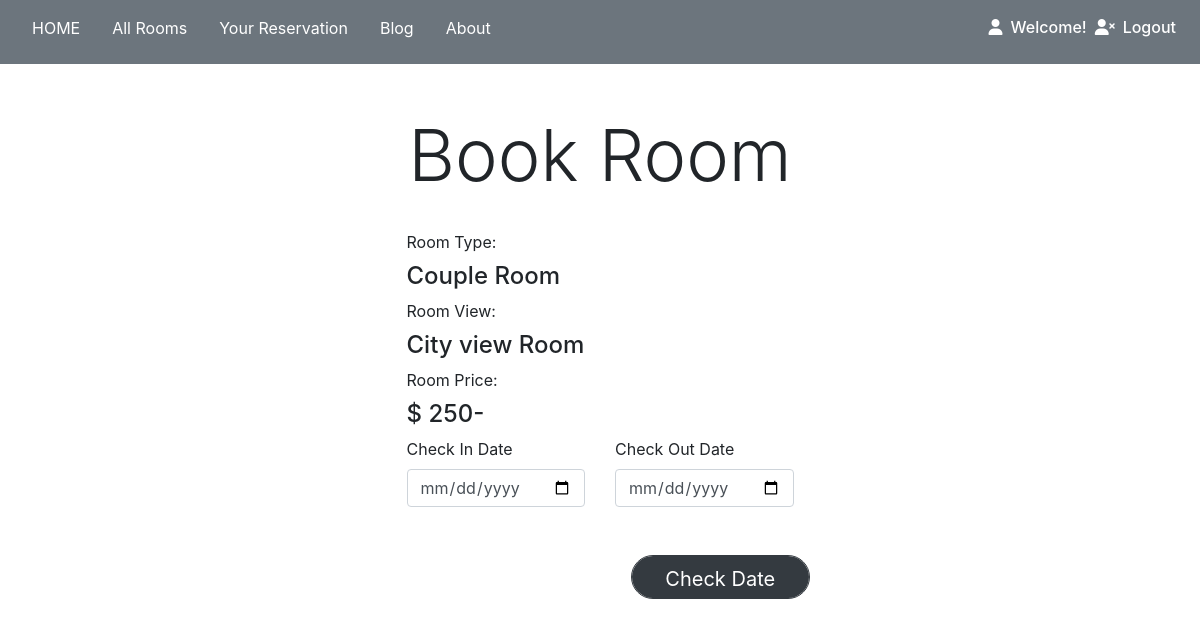
Screenshot of /bookRoom.php?id=1 with the database file from the repository.
### tables this page shows
CREATE TABLE `room` (
  `room_id` int(11) NOT NULL,
  `room_num` int(11) NOT NULL,
  `room_type` varchar(50) NOT NULL,
  `room_view` varchar(50) NOT NULL,
  `room_price` int(11) NOT NULL,
  `cap_adult` int(11) NOT NULL,
  `cap_kids` int(11) NOT NULL,
  `room_img` varchar(50) NOT NULL,
  `room_status` varchar(10) DEFAULT 'available'
);

### class/database.php (called while the page is built, shortened)
<?php
    class Database{
        private $servername = "localhost";
        private $username = "root";
        private $password = "root";
        private $databasename = "hotel";
        public function __construct(){
            $this->conn = new mysqli($this->servername,$this->username,$this->password,$this->databasename);
            return $this->conn;
        }
    }
?>

### class/room.php (called while the page is built, shortened)
<?php
    require_once 'database.php';
    class Room extends Database{
        public function getSpecRoom($id){
            $sql = "SELECT * FROM room WHERE room_id = '$id'";
            $result = $this->conn->query($sql);
            if($result == false){
                die("No record ".$this->conn->error);
            }else{
                return $result->fetch_assoc();
            }
        }
    }
?>

### bookRoom.php (the view, shortened to what this page needs)
<?php
    require_once 'class/room.php';
    $room = new Room();
    $id = $_GET['id'];
    $getSpecRoom = $room->getSpecRoom($id);
?>
<!DOCTYPE html>
<html lang="en">
<head>
    <link rel="stylesheet" href="https://stackpath.bootstrapcdn.com/bootstrap/4.3.1/css/bootstrap.min.css">
</head>
<body>
<nav class="navbar navbar-expand-lg navbar-white bg-secondary text-white">
        <ul class="nav navbar-nav mr-auto pb-0 mb-0">
            <li class="nav-item">
                <a href="index.php" class="nav-link text-white pb-0 px-3"><p>HOME</p></a>
            </li>
            <li class="nav-item">
                <a href="allRoomsU.php" class="nav-link text-white pb-0 px-3"><p>    All Rooms</p></a>
            </li>
            <li class="nav-item">
                <a href="allReservation.php" class="nav-link text-white pb-0 px-3"><p>    Your Reservation</p></a>
            </li>
            <li class="nav-item">
                <a href="blog.php" class="nav-link text-white pb-0 px-3"><p>    Blog</p></a>
            </li>
            <li class="nav-item">
                <a href="about.php" class="nav-link text-white pb-0 px-3"><p>    About</p></a>
            </li>
        </ul>
        <ul  class="nav navbar-nav float-right">
            <li>
                <?php
                    $loginid = $_SESSION['userid'];
                    echo "<h6><i class='fas fa-user'></i><a href='menuAdmin.php?id=".$loginid."' class='nav-link text-white d-inline pb-0'>Welcome! ".$_SESSION['fname']."</a></h6>";
                ?>
            </li>
            <li>
                <h6><i class="fas fa-user-times"></i><a href="logout.php" class="nav-link text-white d-inline pb-0">Logout</a></h6>
            </li>
        </ul>
    </nav>
<div class="container w-75 mt-5">
    <h3 class="display-3 text-center">Book Room</h3>
    <form action="action/roomAction.php" method="post">
        <div class="form-group mx-auto p-4 w-50">
            <label>Room Type:</label>
            <h4><?php echo $getSpecRoom['room_type']?> Room</h4>
            <label>Room View:</label>
            <h4><?php echo $getSpecRoom['room_view']?> Room</h4>
            <label>Room Price: </label>
            <h4>$ <?php echo $getSpecRoom['room_price']?>-</h4>
            <div class="row">
                <div class="col-md-6">
                    <label for="">Check In Date</label>
                    <input type="date" id="datepicker" name="checkIn" placeholder="Check in date" class="form-select wide form-control" >
                </div>
                <div class="col-md-6">
                    <label for="">Check Out Date</label>
                    <input type="date" id="datepicker2" name="checkOut" placeholder="Check out date" class="form-select wide form-control">
                </div>
            </div>
            <div class="row">
                <div class="col-md-6">
                </div>
                <div class="col-md-6">
                    <input type="submit" name="check" value="Check Date" class="btn btn-dark btn-lg text-white form-control m-3 my-4 rounded-pill">
                </div>
            </div>
        </div>
    </form>
</div>
</body>
</html>

### rows the page displays
room: room_type "Couple", room_view "City view", room_price "250"
